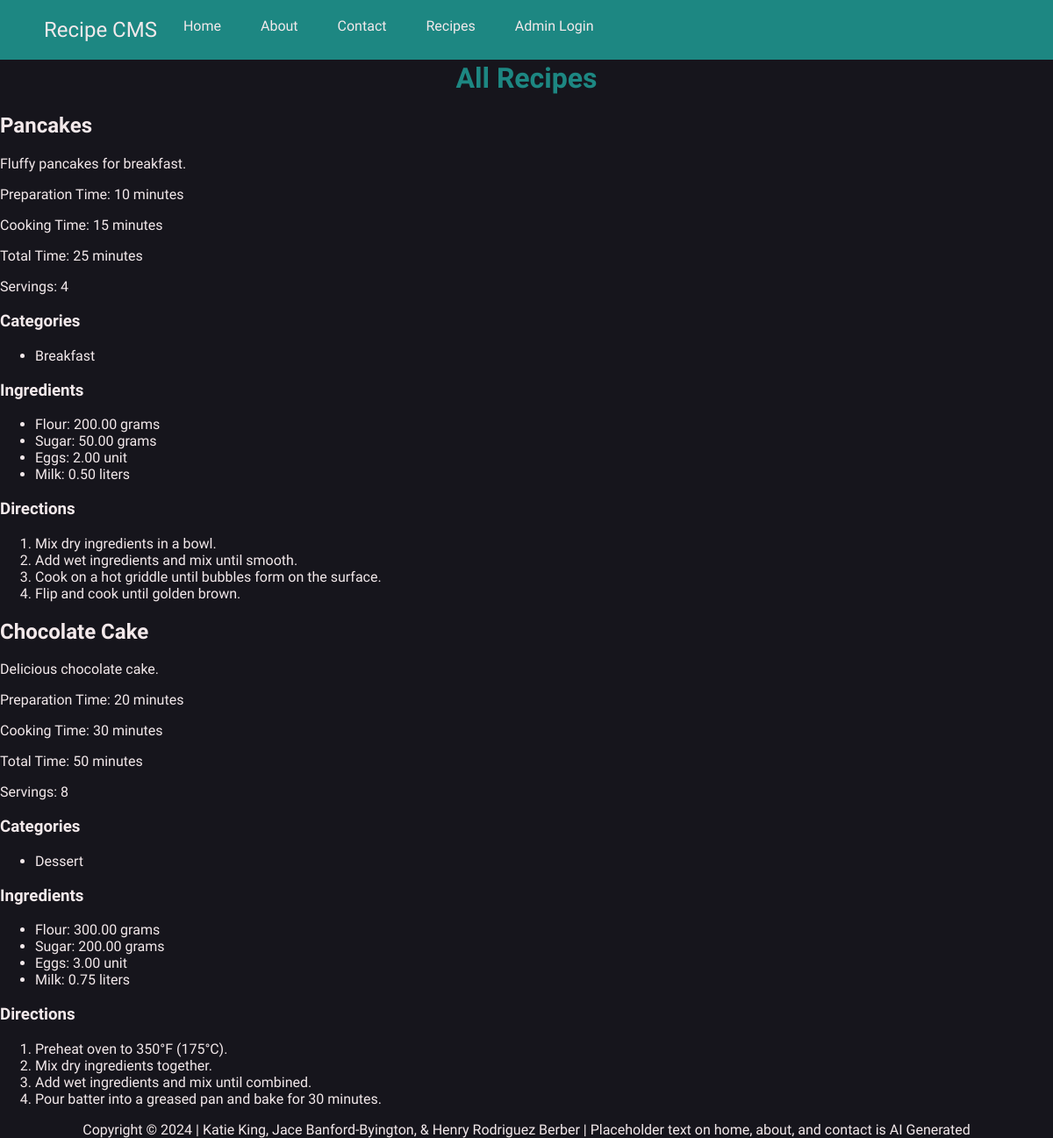
/index.php?page=recipe, run on the app's committed database.
### tables this page shows
CREATE TABLE IF NOT EXISTS Recipe (
    RecipeID INT NOT NULL AUTO_INCREMENT,
    Title VARCHAR(255) NOT NULL,
    Description TEXT,
    PrepTime INT,  
    CookTime INT,  
    TotalTime INT,  
    Servings INT,
    DateCreated DATETIME DEFAULT CURRENT_TIMESTAMP,
    AuthorID INT,
    PRIMARY KEY (RecipeID),
    FOREIGN KEY (AuthorID) REFERENCES Users(UserId) ON DELETE SET NULL ON UPDATE CASCADE
);

CREATE TABLE IF NOT EXISTS Category (
    CategoryID INT NOT NULL AUTO_INCREMENT,
    Name VARCHAR(255) NOT NULL,
    PRIMARY KEY (CategoryID)
);

CREATE TABLE IF NOT EXISTS RecipeIngredient (
    RecipeIngredientID INT NOT NULL AUTO_INCREMENT,
    RecipeID INT,
    IngredientID INT,
    Quantity DECIMAL(10, 2),
    PRIMARY KEY (RecipeIngredientID),
    FOREIGN KEY (RecipeID) REFERENCES Recipe(RecipeID) ON DELETE CASCADE ON UPDATE CASCADE,
    FOREIGN KEY (IngredientID) REFERENCES Ingredient(IngredientID) ON DELETE CASCADE ON UPDATE CASCADE
);

CREATE TABLE IF NOT EXISTS Ingredient (
    IngredientID INT NOT NULL AUTO_INCREMENT,
    Name VARCHAR(255) NOT NULL,
    Unit VARCHAR(50),
    PRIMARY KEY (IngredientID)
);

CREATE TABLE IF NOT EXISTS Instructions (
    InstructionID INT NOT NULL AUTO_INCREMENT,
    RecipeID INT,
    StepNumber INT,
    Description TEXT,
    PRIMARY KEY (InstructionID),
    FOREIGN KEY (RecipeID) REFERENCES Recipe(RecipeID) ON DELETE CASCADE ON UPDATE CASCADE
);

### dbConnection.php (called while the page is built, shortened)
<?php
function getConnection()
{
    $dbConnection = @mysqli_connect(DB_SERVER, DB_USER, DB_PSWD, DB_NAME) or die("Could not connect to MySQL server.");
    return $dbConnection;
}
function getAllRecipes(): array
{
    $query = 'SELECT * FROM `Recipe`';
    $response = getConnection()->execute_query($query);
    return $response->fetch_all(MYSQLI_ASSOC);
}
function getInstructionsByRecipeId($recipeId): array
{
    $query = "SELECT * FROM `Instructions` WHERE RecipeID = ?";
    $response = getConnection()->execute_query($query, [$recipeId]);
    return $response->fetch_all(MYSQLI_ASSOC);
}
function getCategoriesByRecipeId($recipeId): array
{
    $query = "SELECT c.Name FROM `Category` c
              INNER JOIN `RecipeCategory` rc ON c.CategoryID = rc.CategoryID
              WHERE rc.RecipeID = ?";
    $response = getConnection()->execute_query($query, [$recipeId]);
    return $response->fetch_all(MYSQLI_ASSOC);
}
function getIngredientsByRecipeId($recipeId): array
{
    $query = "SELECT i.Name, ri.Quantity, i.Unit FROM `Ingredient` i
              INNER JOIN `RecipeIngredient` ri ON i.IngredientID = ri.IngredientID
              WHERE ri.RecipeID = ?";
    $response = getConnection()->execute_query($query, [$recipeId]);
    return $response->fetch_all(MYSQLI_ASSOC);
}

### pages/recipe.php (the view)
<?php
require_once 'dbconnection.php';
$recipes = getAllRecipes();
function getCategories($recipeId)
{
    return getCategoriesByRecipeId($recipeId);
}
function getIngredients($recipeId)
{
    return getIngredientsByRecipeId($recipeId);
}
function getInstructions($recipeId)
{
    return getInstructionsByRecipeId($recipeId);
} ?>
<h1>All Recipes</h1>
<?php if (count($recipes) > 0): ?>
        <?php foreach ($recipes as $recipe): ?>
            <?php
            $categories = getCategories($recipe['RecipeID']);
            $ingredients = getIngredients($recipe['RecipeID']);
            $instructions = getInstructions($recipe['RecipeID']);
            ?>
                <h2><?php echo htmlspecialchars($recipe['Title']); ?></h2>
                <p><?php echo htmlspecialchars($recipe['Description']); ?></p>
                <p>Preparation Time: <?php echo htmlspecialchars($recipe['PrepTime']); ?> minutes</p>
                <p>Cooking Time: <?php echo htmlspecialchars($recipe['CookTime']); ?> minutes</p>
                <p>Total Time: <?php echo htmlspecialchars($recipe['TotalTime']); ?> minutes</p>
                <p>Servings: <?php echo htmlspecialchars($recipe['Servings']); ?></p>
                <h3>Categories</h3>
                <ul>
                    <?php foreach ($categories as $category): ?>
                        <li><?php echo htmlspecialchars($category['Name']); ?></li>
                    <?php endforeach; ?>
                </ul>
                <h3>Ingredients</h3>
                <ul>
                    <?php foreach ($ingredients as $ingredient): ?>
                        <li><?php echo htmlspecialchars($ingredient['Name']) . ': ' . htmlspecialchars($ingredient['Quantity']) . ' ' . htmlspecialchars($ingredient['Unit']); ?></li>
                    <?php endforeach; ?>
                </ul>
                <h3>Directions</h3>
                <ol>
                    <?php foreach ($instructions as $instruction): ?>
                        <li><?php echo htmlspecialchars($instruction['Description']); ?></li>
                    <?php endforeach; ?>
                </ol>
        <?php endforeach; ?>
<?php else: ?>
    <p>No recipes found.</p>
<?php endif; ?>

### index.php (shortened to what this page needs)
<html>
<head>
  <link rel="stylesheet" href="./styles.php" />
</head>
<body>
<nav class="navbar">
    <div class="container">
      <a class="navbar-brand" href="index.php?page=home">Recipe CMS</a>
      <div class="navbar-links">
        <a href="index.php?page=home">Home</a>
        <a href="index.php?page=about">About</a>
        <a href="index.php?page=contact">Contact</a>
        <a href="index.php?page=recipe">Recipes</a>
        <?php if (isset($_SESSION['admin_logged_in']) && $_SESSION['admin_logged_in']): ?>
        <a href="index.php?page=adminPages/adminDashboard">Admin Dashboard</a>
        <a href="index.php?page=adminPages/users">Users</a>
        <a href="index.php?page=logout">Logout</a>
      <?php else: ?>
        <a href="index.php?page=adminLogin">Admin Login</a>
      <?php endif; ?>
      </div>
    </div>
  </nav>
  <main>
    <?php
    $page = isset($_GET['page']) ? $_GET['page'] : 'home';
    $pageFile = "pages/$page.php";
    if (file_exists($pageFile)) {
      include $pageFile;
    } else {
      echo '<h2>Page Not Found</h2>';
      echo '<p>The page you are looking for does not exist.</p>';
    }
    ?>
  </main>
  <br />
  <footer> Copyright &copy; 2024 | Katie King, Jace Banford-Byington, & Henry Rodriguez Berber | Placeholder text on
    home, about, and contact is AI Generated
  </footer>
</body>
</html>

### data on the page
recipe: Title "Pancakes", Description "Fluffy pancakes for breakfast.", PrepTime "10", CookTime "15", TotalTime "25", Servings "4"
category: Name "Breakfast"
recipeingredient: IngredientID.Name "Flour", Quantity "200.00", IngredientID.Unit "grams"
recipeingredient: IngredientID.Name "Sugar", Quantity "50.00", IngredientID.Unit "grams"
recipeingredient: IngredientID.Name "Eggs", Quantity "2.00", IngredientID.Unit "unit"
recipeingredient: IngredientID.Name "Milk", Quantity "0.50", IngredientID.Unit "liters"
instructions: Description "Mix dry ingredients in a bowl."
instructions: Description "Add wet ingredients and mix until smooth."
instructions: Description "Cook on a hot griddle until bubbles form on the surface."
instructions: Description "Flip and cook until golden brown."
recipe: Title "Chocolate Cake", Description "Delicious chocolate cake.", PrepTime "20", CookTime "30", TotalTime "50", Servings "8"
category: Name "Dessert"
recipeingredient: IngredientID.Name "Flour", Quantity "300.00", IngredientID.Unit "grams"
recipeingredient: IngredientID.Name "Sugar", Quantity "200.00", IngredientID.Unit "grams"
recipeingredient: IngredientID.Name "Eggs", Quantity "3.00", IngredientID.Unit "unit"
recipeingredient: IngredientID.Name "Milk", Quantity "0.75", IngredientID.Unit "liters"
instructions: Description "Preheat oven to 350°F (175°C)."
instructions: Description "Mix dry ingredients together."
instructions: Description "Add wet ingredients and mix until combined."
instructions: Description "Pour batter into a greased pan and bake for 30 minutes."
